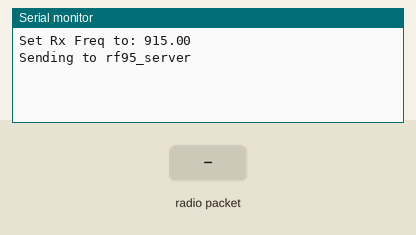
Simulated run of this sketch. Board: Arduino Uno, built with avr-gcc and run on an emulated ATmega328P. On the bench: the last lines printed to the serial monitor. The inputs (shaded band) are chosen by the test bench. No radio packets arrive unless stated.

Above: at 1.2 s.
1.3 s: radio packet "1" arrives
At 1.56 s:
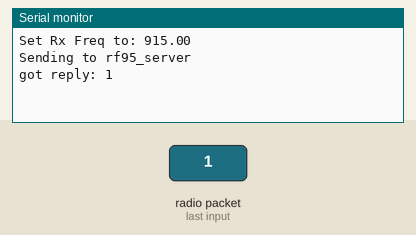
2.8 s: radio packet "0" arrives
At 4.0 s:
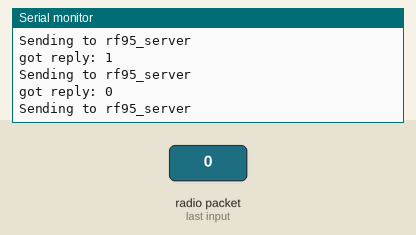
4.3 s: radio packet "2" arrives
At 4.57 s:
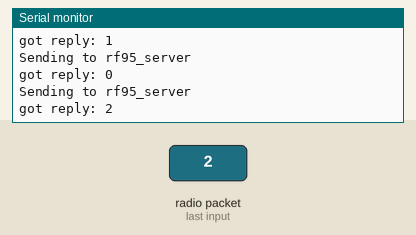

The sketch:

RFM9x_client.ino
```cpp
// rf95_client.pde
// -*- mode: C++ -*-
// Example sketch showing how to create a simple messageing client
// with the RH_RF95 class. RH_RF95 class does not provide for addressing or
// reliability, so you should only use RH_RF95 if you do not need the higher
// level messaging abilities.
// It is designed to work with the other example rf95_server
// Tested with Anarduino MiniWirelessLoRa, Rocket Scream Mini Ultra Pro with
// the RFM95W, Adafruit Feather M0 with RFM95
#include <SPI.h>
#include <RH_RF95.h>
// Singleton instance of the radio driver
RH_RF95 rf95(8, 3); // Adafruit Feather M0 with RFM95


// Change to 434.0 or other frequency, must match RX's freq!
#define RF95_FREQ 915.0

void setup()
{
  Serial.begin(9600);
  while (!Serial) ; // Wait for serial port to be available
  if (!rf95.init())
    Serial.println("init failed");

    rf95.setTxPower(23, false);

    if (!rf95.setFrequency(RF95_FREQ)) {
    Serial.println("setFrequency failed");
    while (1);
  }
  Serial.print("Set Rx Freq to: "); Serial.println(RF95_FREQ);

}


void loop()
{
  Serial.println("Sending to rf95_server");
  // Send a message to rf95_server
  uint8_t data[] = "Hello World!";
  rf95.send(data, sizeof(data));

  rf95.waitPacketSent();
  // Now wait for a reply
  uint8_t buf[RH_RF95_MAX_MESSAGE_LEN];
  uint8_t len = sizeof(buf);
  if (rf95.waitAvailableTimeout(3000))
  {
    // Should be a reply message for us now
    if (rf95.recv(buf, &len))
   {
      Serial.print("got reply: ");
      Serial.println((char*)buf);
//      Serial.print("RSSI: ");
//      Serial.println(rf95.lastRssi(), DEC);
    }
    else
    {
      Serial.println("recv failed");
    }
  }
  else
  {
    Serial.println("No reply, is rf95_server running?");
  }
  delay(400);
}
```

Measured:
- after the input at 1.3 s, the serial monitor: prints a new line at once (image 1)
- after the input at 2.8 s, the serial monitor: prints a new line at once (image 2)
- after the input at 4.3 s, the serial monitor: prints a new line at once (image 3)
